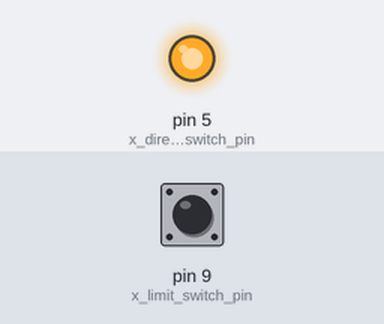
This sketch was run on a simulated Arduino Uno, built with avr-gcc and run on an emulated ATmega328P. On the bench: output pins drawn as LEDs (lit = HIGH). The test bench sets the inputs (shaded band); at power-on: pin 9 (x_limit_switch_pin) LOW.

Above: at 0.1 s.
Timing chart, 0 to 1.6 s (numbered marks = the images above):
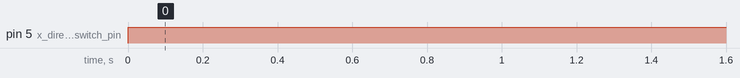

Measured:
- by itself, pin 5 (x_direction_switch_pin): LOW → HIGH at 0.00 s

The sketch:

basic_limit_test.ino
```cpp
// https://forum.arduino.cc/t/using-end-stops-on-cnc-shield-design-for-gbrl/510231/2
int x_limit_switch_pin = 9;
int x_direction_switch_pin = 5;


void setup() {
  pinMode(x_limit_switch_pin, INPUT);  // sets the digital pin 13 as output
  pinMode(x_direction_switch_pin, OUTPUT);    // sets the digital pin 7 as input

}

void loop() {
   int val = digitalRead(x_limit_switch_pin);   // see if the pin is on
   Serial.print("HERE");
   if(val){
    Serial.print("Right limit hit");        // if it is on, print that the right limit is hit
   }
   digitalWrite(x_direction_switch_pin, 1);  // makes it indeed right
}
```
